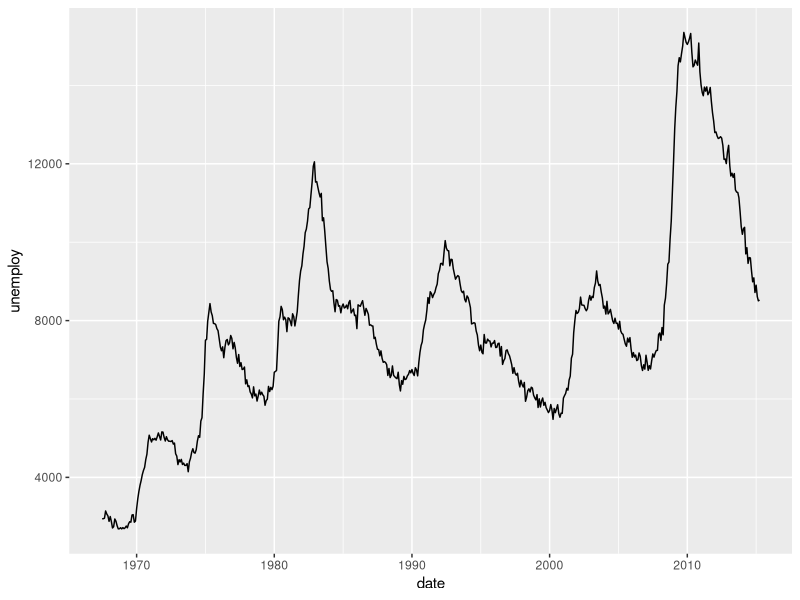
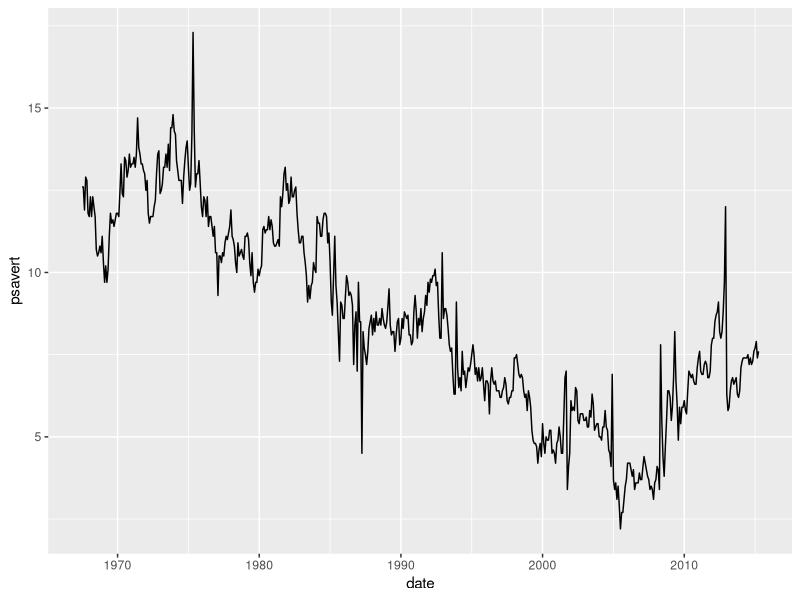
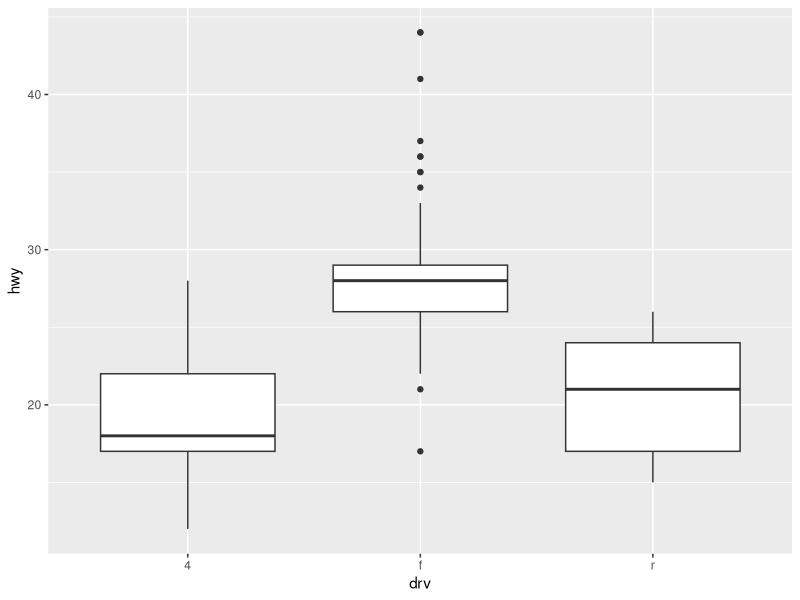
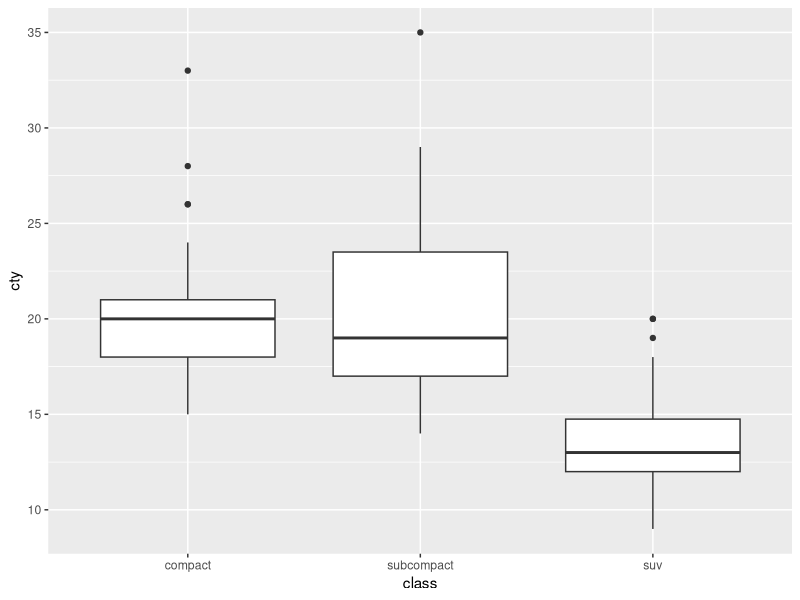

R code for these plots, in order:
library(dplyr)
library(ggplot2)
mpg <- as.data.frame(ggplot2::mpg)
economics=as.data.frame(ggplot2::economics)

# 08-4. 선 그래프 - 시간에 따라 달라지는 데이터 표현
# 선그래프(Line Chart) : 데이터를 선으로 표현한 그래프
# 시계열 그래프(Time Series Chart) 
#   : 일정 시간 간격을 두고 나열된 시계열 데이터를 선으로 표현한 그래프
#     환율, 주가지수 등 경제 지표가 시간에 따라 어떻게 변하는지 표현할 때 활용


# 시계열 그래프 만들기
head(economics)
ggplot(data = economics, aes(x = date, y = unemploy)) + geom_line()


# Q1. psavert(개인저축률)가 시간에 따라서 어떻게 변해왔는지 알아보려고 합니다. 시간에 따른 
# 개인 저축률의 변화를 나타낸 시계열 그래프를 만들어 보세요
ggplot(data = economics, aes(x = date, y = psavert))+ geom_line()






# 08-5. 상자 그림 - 집단 간 분포 차이 표현하기
# 상자 그림 : 데이터 분포(퍼져 있는 형태)를 직사각형 상자 모양으로 표현한 그래프


# 상자 그림 만들기
ggplot(data = mpg, aes(x = drv, y = hwy)) + geom_boxplot()
# drv가 4,f,r 3개라서 boxplot도 3개 그려짐
# 고속도로별 구동방식의 관계


# Q1. class(자동차 종류)가 "compact","subcompact","suv"인 자동차의 cty(도시연비)가
# 어떻게 다른지 비교해보려고 합니다. 세 차종의 cty를 나타낸 상자 그림을 만들어보세요.
class_mpg = mpg %>% 
  filter(class %in%  c("compact","subcompact","suv"))
ggplot(data = class_mpg, aes(x = class, y = cty)) + geom_boxplot()

# 정리
# 1. 산점도(geom_point())
# 2. 평균막대그래프(geom_col())
# 3. 빈도 막대 그래프(geom_bar())
# 4. 선 그래프
# 5. 상자그림





